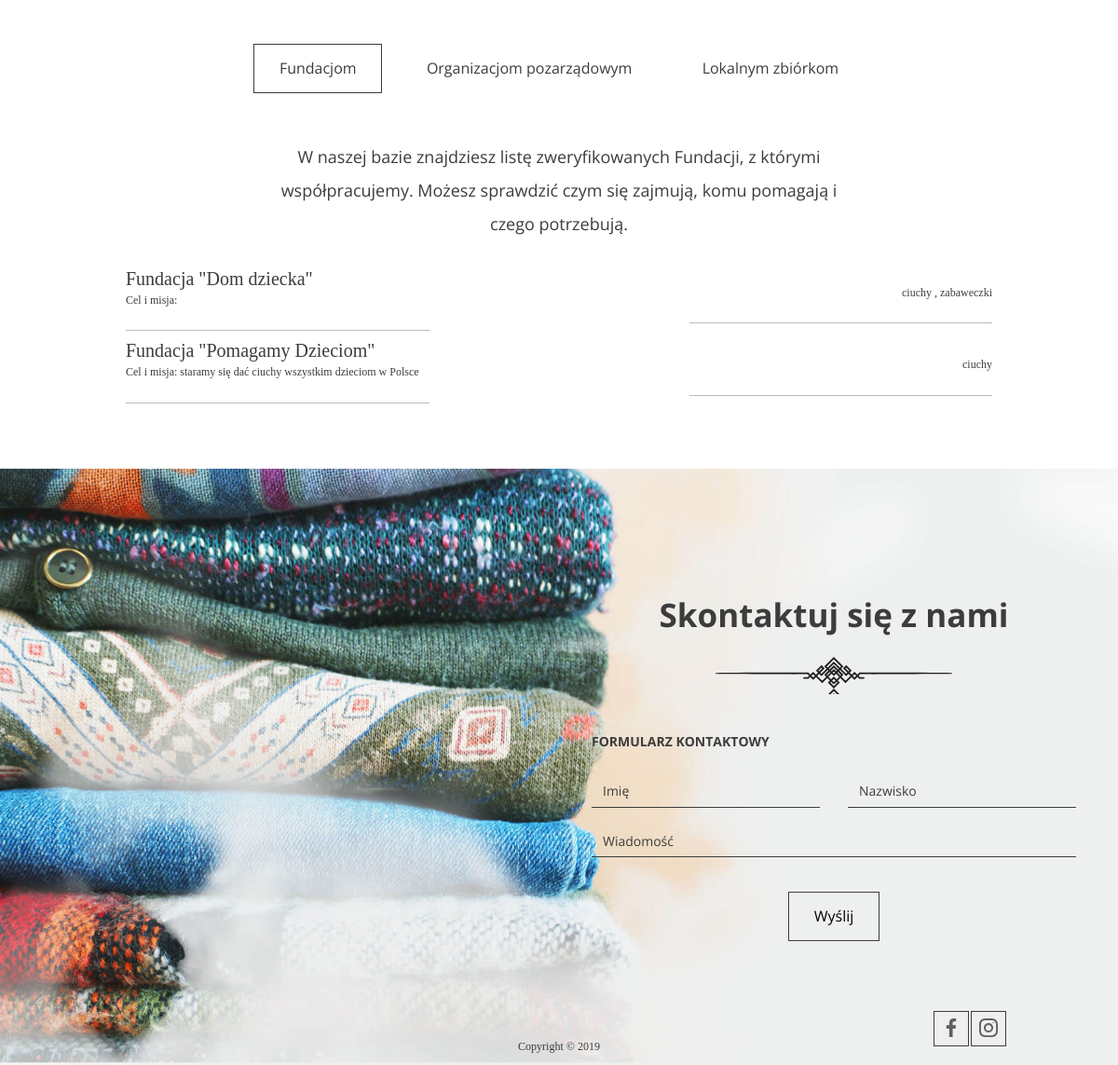
The app's page / (lower part), older data.
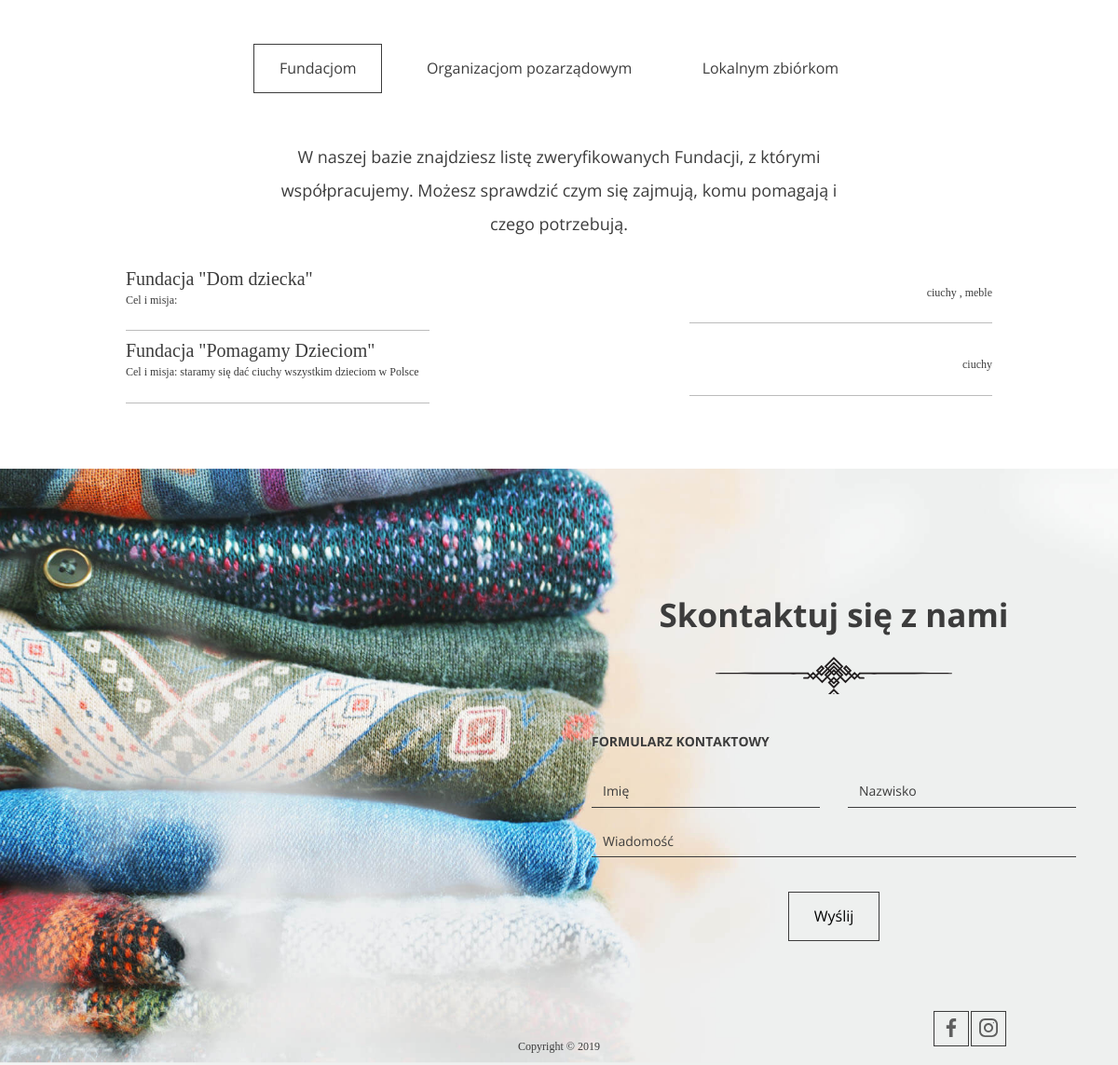
The same page, newer data.
### GoodHands/models.py (models this page shows)
class Category(models.Model):
    name = models.CharField(max_length=100)

### GoodHands/views.py (the view)
# urls.py: path('', views.LandingPage.as_view(), name="main"),
class LandingPage(View):
    def get(self, request):
        donations = Donation.objects.all().count()
        organisations = Institution.objects.all().count()
        foundations = Institution.objects.filter(type=Institution.FUNDACJA)
        organs = Institution.objects.filter(type=Institution.ORGANIZACJA_POZARZADOWA)
        locals = Institution.objects.filter(type=Institution.ZBIORKA_LOKALNA)
        return render(request, 'index.html',
                      {'donations': donations, 'organisations': organisations, 'foundations': foundations,
                       'organs': organs, 'locals': locals})

### templates/index.html (shortened to what this page needs)
{% extends "base.html" %}
{%  load static %}
{% block content %}
     <section id="help" class="help">
      <ul class="help--buttons">
        <li data-id="1"><a href="#" class="btn btn--without-border active">Fundacjom</a></li>
        <li data-id="2"><a href="#" class="btn btn--without-border">Organizacjom pozarządowym</a></li>
        <li data-id="3"><a href="#" class="btn btn--without-border">Lokalnym zbiórkom</a></li>
      </ul>
      <div class="help--slides active" data-id="1">
        <p>W naszej bazie znajdziesz listę zweryfikowanych Fundacji, z którymi współpracujemy. Możesz sprawdzić czym się zajmują, komu pomagają i czego potrzebują.</p>
        {% for foundation in foundations %}
        <ul class="help--slides-items">
          <li>
            <div class="col">
              <div class="title">Fundacja "{{ foundation.name }}"</div>
              <div class="subtitle">Cel i misja: {{ foundation.description }}</div>
            </div>
                <div class="col">
                    <div class="text">
                        {% for category in foundation.categories.all %}
                            {% if not forloop.first %}, {% endif %}
                            {{ category.name }}
                        {% endfor %}
                    </div>
                </div>
          </li>
        </ul>
        {% endfor %}
      </div>
    </section>
{% endblock %}

Row changes from the older to the newer data that the page shows:
changed Category: name "zabaweczki" → "meble"
